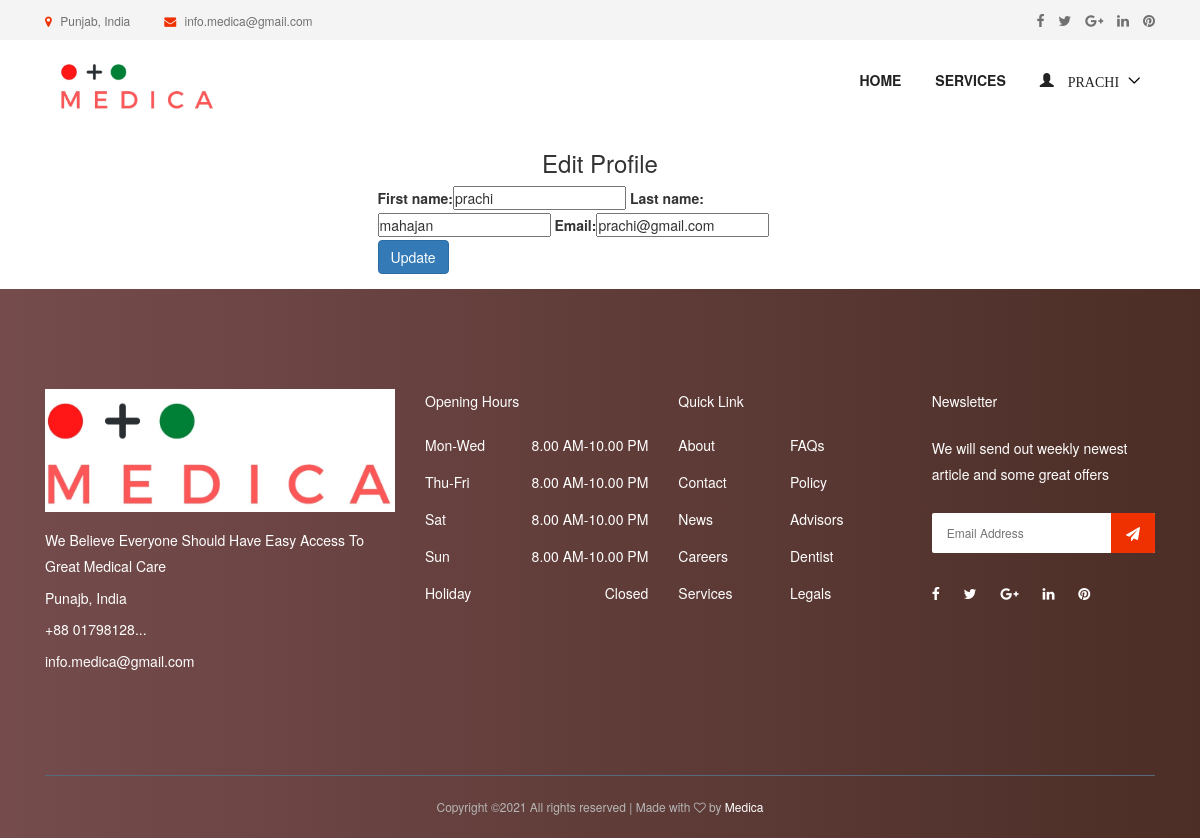
The app's page /doctor/profile/update/ (signed in) with its own data.
### accounts/models.py (models this page shows, shortened)
class User(AbstractUser):
    username = None
    role = models.CharField(max_length=12, error_messages={
        'required': "Role must be provided"
    })
    gender = models.CharField(max_length=10, blank=True, null=True, default="")
    email = models.EmailField(unique=True, blank=False,
                              error_messages={
                                  'unique': "A user with that email already exists.",
                              })
    phone_number = models.CharField(unique=True, blank=True, null=True, max_length=20,
                                    error_messages={
                                        'unique': "A user with that phone number already exists."
                                    })
    USERNAME_FIELD = "email"
    REQUIRED_FIELDS = []
    objects = UserManager()

### appointment/views.py (the view)
# urls.py: path('doctor/profile/update/', EditDoctorProfileView.as_view(), name='doctor-profile-update'),
class EditDoctorProfileView(UpdateView):
    model = User
    form_class = DoctorProfileUpdateForm
    context_object_name = 'doctor'
    template_name = 'accounts/doctor/edit-profile.html'
    success_url = reverse_lazy('accounts:doctor-profile-update')
    @method_decorator(login_required(login_url=reverse_lazy('accounts:login')))
    @method_decorator(user_is_doctor)
    def dispatch(self, request, *args, **kwargs):
        return super().dispatch(self.request, *args, **kwargs)
    def get(self, request, *args, **kwargs):
        try:
            self.object = self.get_object()
        except Http404:
            raise Http404("User doesn't exists")
        return self.render_to_response(self.get_context_data())
    def get_object(self, queryset=None):
        obj = self.request.user
        print(obj)
        if obj is None:
            raise Http404("Patient doesn't exists")
        return obj

### accounts/forms.py
class DoctorProfileUpdateForm(forms.ModelForm):
    def __init__(self, *args, **kwargs):
        super(DoctorProfileUpdateForm, self).__init__(*args, **kwargs)
        self.fields['first_name'].widget.attrs.update(
            {
                'placeholder': 'Enter First Name',
            }
        )
        self.fields['last_name'].widget.attrs.update(
            {
                'placeholder': 'Enter Last Name',
            }
        )
        self.fields['email'].widget.attrs.update(
            {
                'placeholder': 'Email',
            }
        )
    class Meta:
        model = User
        fields = ["first_name", "last_name", "email"]

### templates/accounts/doctor/edit-profile.html (shortened to what this page needs)
{% extends 'base.html' %}
{% load bootstrap %}
{% block content %}
<div class="container">
<div class="row justify-content-center">
                <div class="col-lg-5 mb-5 mb-lg-0">
                    <center> <h3>Edit Profile </h3></center>
                    <form action="" method="POST">{% csrf_token %}
                           {{ form|bootstrap }}
                        <div class="row form-group">
                            <div class="col-md-12">
                                <input type="submit" value="Update" class="btn btn-primary btn-md text-white">
                            </div>
                        </div>
                    </form>
                </div>
            </div>
        </div>
{% endblock %}

### templates/nav.html (shortened to what this page needs)
{% load static %}
<header class="header-area">
    <div class="top-header-area">
        <div class="container h-100">
            <div class="row h-100 align-items-center">
                <div class="col-6 col-md-9 col-lg-8">
                    <div class="top-header-content">
                        <a href="#" data-toggle="tooltip" data-placement="bottom" title="Punjab, India"><i
                                class="fa fa-map-marker"></i> <span>Punjab, India</span></a>
                        <a href="#" data-toggle="tooltip" data-placement="bottom" title="info.medica@gmail.com"><i
                                class="fa fa-envelope"></i> <span>info.medica@gmail.com</span></a>
                    </div>
                </div>
                <div class="col-6 col-md-3 col-lg-4">
                    <div class="top-header-social-info text-right">
                        <a href="#" data-toggle="tooltip" data-placement="bottom" title="Facebook"><i
                                class="fa fa-facebook"></i></a>
                        <a href="#" data-toggle="tooltip" data-placement="bottom" title="Twitter"><i
                                class="fa fa-twitter"></i></a>
                        <a href="#" data-toggle="tooltip" data-placement="bottom" title="Google Plus"><i
                                class="fa fa-google-plus"></i></a>
                        <a href="#" data-toggle="tooltip" data-placement="bottom" title="Linkedin"><i
                                class="fa fa-linkedin"></i></a>
                        <a href="#" data-toggle="tooltip" data-placement="bottom" title="Pinterest"><i
                                class="fa fa-pinterest"></i></a>
                    </div>
                </div>
            </div>
        </div>
    </div>
    <div class="main-header-area">
        <div class="classy-nav-container breakpoint-off">
            <div class="container">
                <nav class="classy-navbar justify-content-between" id="dentoNav">
                    <a class="nav-brand col-sm-2" href="{% url 'appointment:home' %}">
                        <img src="{% static 'img/logo1.png' %}" alt="">
                    </a>
                    <div class="classy-menu">
                        <div class="classynav">
                            <ul id="nav">
                                <li><a href="{% url 'appointment:home' %}">Home</a></li>
                                <li><a href="{% url 'appointment:service' %}">Services</a></li>
                                {% if request.user.is_authenticated and request.user.role == 'doctor' %}
                                    <li>
                                        <a href="">
                                            <span class="glyphicon glyphicon-user">
                                                    {{ request.user.first_name }}
                                            </span>
                                        </a>
                                    </li>
                                {% endif %}
                            </ul>
                        </div>
                    </div>
                </nav>
            </div>
        </div>
    </div>
</header>

### static/style.css (style rules this page uses)
* { margin: 0; padding: 0; }
body { font-family: "Montserrat", sans-serif; font-weight: 400; font-size: 14px; }
h1, h2, h3, h4, h5, h6 { font-family: "Montserrat", sans-serif; color: #333333; line-height: 1.4; font-weight: 600; }
a, a:active, a:focus, a:hover { color: #333333; text-decoration: none; -webkit-transition-duration: 500ms; -o-transition-duration: 500ms; transition-duration: 500ms; outline: none; }
li { list-style: none; }
img { max-width: 100%; height: auto; }
ul { margin: 0; padding: 0; }
ul li { margin: 0; padding: 0; }
.header-area { position: relative; z-index: 599; width: 100%; -webkit-transition-duration: 500ms; -o-transition-duration: 500ms; transition-duration: 500ms; }
.top-header-area { position: relative; z-index: 1; height: 40px; background-color: #f4f4f4; }
.top-header-area .top-header-content a { display: inline-block; font-size: 12px; color: #707070; }
.top-header-area .top-header-content a i { color: #ef3000; margin-right: 5px; }
.top-header-area .top-header-content a:last-child { margin-left: 30px; }
.top-header-area .top-header-social-info a { color: #707070; display: inline-block; font-size: 14px; margin-left: 10px; }
.classy-nav-container { background-color: transparent; }
.classy-nav-container .classy-navbar { height: 90px; padding: 0; }
.classy-nav-container .classy-navbar .classynav ul li a { padding: 0 15px; font-weight: 600; font-size: 14px; text-transform: uppercase; }

### static/css/default-assets/classy-nav.css (style rules this page uses)
body { font-family: "Roboto", sans-serif; }
ul { margin: 0; }
ul li { list-style: none; }
img { height: auto; max-width: 100%; }
.classy-nav-container { position: relative; z-index: 100; background-color: #ffffff; }
.classy-nav-container * { box-sizing: border-box; }
.classy-nav-container a { -webkit-transition-duration: 500ms; transition-duration: 500ms; text-decoration: none; outline: none; font-size: 14px; font-weight: 400; color: #232323; display: inline-block; }
.justify-content-between { -webkit-box-pack: justify; -ms-flex-pack: justify; justify-content: space-between; }
.justify-content-center { -webkit-box-pack: center; -ms-flex-pack: center; justify-content: center; }
.classy-navbar { width: 100%; height: 70px; padding: 0.5em 2em; display: -webkit-box; display: -ms-flexbox; display: flex; -webkit-box-align: center; -ms-flex-align: center; -ms-grid-row-align: center; align-items: center; }
.classy-navbar .nav-brand { font-size: 26px; font-weight: 500; color: #565656; display: inline-block; margin-right: 30px; }
.classynav ul li { display: inline-block; clear: both; position: inherit; z-index: 10; }
.classynav ul li.cn-dropdown-item { position: relative; z-index: 10; }
.classynav ul li a { padding: 0 12px; display: block; height: 35px; font-size: 14px; line-height: 34px; }
.classynav ul li.megamenu-item>a:after, .classynav ul li.has-down>a:after { font-family: 'classyfonts'; content: "\e900"; font-size: 12px; color: #000000; padding-left: 5px; -webkit-transition-duration: 500ms; transition-duration: 500ms; }
.breakpoint-off .classynav { display: -webkit-box; display: -ms-flexbox; display: flex; -webkit-box-align: center; -ms-flex-align: center; -ms-grid-row-align: center; align-items: center; }

### records on screen
User: user.first_name "PRACHI", first_name "prachi", last_name "mahajan", email "prachi@gmail.com"
